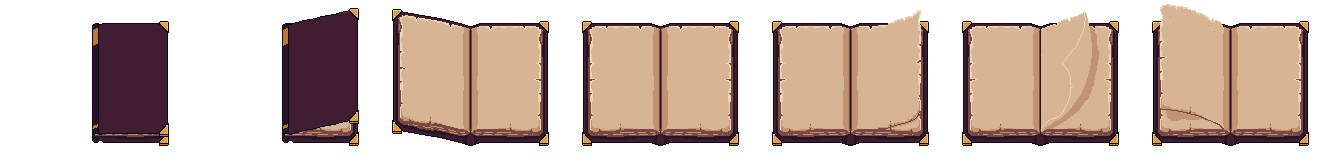
#> input picture art/ui/book.png, 1330 x 160 px
$ python prepare_page.py
#> lines starting #> are read from the running program, lines starting #| are printed output that depends on the picture
"""Makes art/props/page.png: a loose page of the spellbook lying flat on the ground. The parchment, its ragged cream edge and its shading are
cut from the open book (art/ui/book.png, frame 3, top-left corner of the left page, mirrored to make a whole sheet); a few lines of ink are
added, and the sheet is made small, stood upright and given a dark line and a margin. Run with: python -I tools/prepare_page.py"""
import os
import random

from PIL import Image

ROOT = os.path.join(os.path.dirname(os.path.abspath(__file__)), "..")
sheet = Image.open(os.path.join(ROOT, "art", "ui", "book.png")).convert("RGBA")
#> sheet is the input picture: PIL image 1330x160 RGBA; mean R, G, B, A 87.2, 69.2, 59.7, 136.1
frame = sheet.crop((3 * 190, 0, 4 * 190, sheet.height))
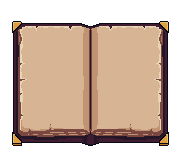
#> frame: PIL image 190x160 RGBA; mean R, G, B, A 111.6, 90.9, 76.1, 157.2; transparent parts drawn white
quarter = frame.crop((20, 25, 20 + 32, 25 + 46))  # the top-left corner of the left page, ragged edges and all
page = Image.new("RGBA", (64, 92))
#> page: PIL image 64x92 RGBA; every value is 0
page.paste(quarter, (0, 0))
page.paste(quarter.transpose(Image.FLIP_LEFT_RIGHT), (32, 0))
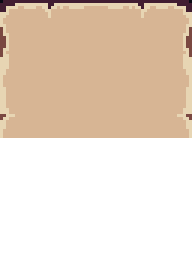
#> page: PIL image 64x92 RGBA (shown 3 times larger); mean R, G, B, A 105.4, 88.9, 73.3, 127.5; transparent parts drawn white
page.paste(quarter.transpose(Image.FLIP_TOP_BOTTOM), (0, 46))
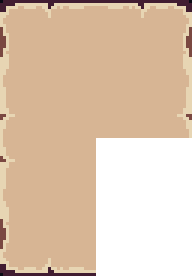
#> page: PIL image 64x92 RGBA (shown 3 times larger); mean R, G, B, A 158.1, 133.4, 110, 191.2; transparent parts drawn white
page.paste(quarter.transpose(Image.ROTATE_180), (32, 46))
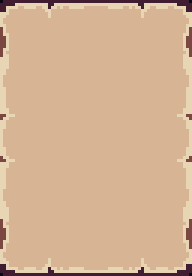
#> page: PIL image 64x92 RGBA (shown 3 times larger); mean R, G, B, A 210.8, 177.9, 146.7, 255

# Lines of ink, as a hand would write them, and a rune at the head of the page.
rng = random.Random(7)
ink = (74, 44, 40, 255)
for row in range(7):
    y = 28 + row * 8
    x = 9
    end = 55 - rng.randint(0, 14)
    while x < end:
        word = rng.randint(4, 9)
        for k in range(min(word, end - x)):
            page.putpixel((x + k, y), ink)
            page.putpixel((x + k, y + 1), ink)
            if rng.random() < 0.3:
                page.putpixel((x + k, y - 1), ink)
        x += word + 3
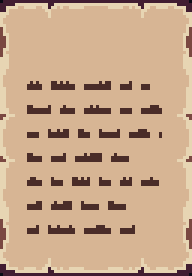
#> page: PIL image 64x92 RGBA (shown 3 times larger); mean R, G, B, A 199.7, 167.2, 138.2, 255
for dx, dy in [(0, 0), (1, 0), (2, 0), (0, 1), (2, 1), (1, 2), (0, 3), (2, 3), (1, 4), (0, 5), (2, 5), (0, 6), (1, 6), (2, 6)]:
    page.putpixel((30 + dx, 8 + dy), (120, 40, 40, 255))

# Stood upright, small, with a dark line round it and a clear margin for the glow the game draws round it.
flat = page.resize((40, 58), Image.NEAREST)
edge = Image.new("RGBA", (flat.width + 6, flat.height + 6))
#> edge: PIL image 46x64 RGBA; every value is 0
edge.paste(flat, (3, 3))
dark = Image.new("RGBA", edge.size)
for x in range(edge.width):
    for y in range(edge.height):
        if edge.getpixel((x, y))[3] == 0 and any(0 <= x + dx < edge.width and 0 <= y + dy < edge.height and edge.getpixel((x + dx, y + dy))[3] > 0
                                                  for dx, dy in ((1, 0), (-1, 0), (0, 1), (0, -1))):
            dark.putpixel((x, y), (36, 22, 30, 255))
edge.alpha_composite(dark)
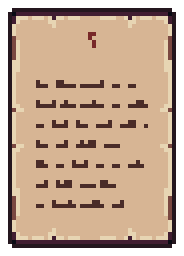
#> edge: PIL image 46x64 RGBA (shown 4 times larger); mean R, G, B, A 159.4, 132.6, 110.6, 217.9; transparent parts drawn white
out = Image.new("RGBA", (edge.width + 4, edge.height + 4))
#> out: PIL image 50x68 RGBA; every value is 0
out.paste(edge, (2, 2))
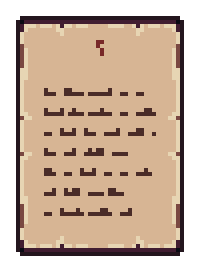
#> out: PIL image 50x68 RGBA (shown 4 times larger); mean R, G, B, A 138, 114.8, 95.8, 188.7; transparent parts drawn white
out.save(os.path.join(ROOT, "art", "props", "page.png"))
print("wrote page", out.size)
#| wrote page (50, 68)
